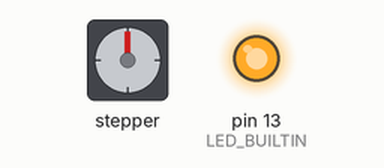
The sketch below on a simulated Arduino Uno, built with avr-gcc and run on an emulated ATmega328P. Parts: stepper motor, output pins drawn as LEDs (lit = HIGH). Wiring (inferred from the names in the program): stepper motor driver (200 steps per turn assumed): step pin 3; direction pin 2; enable pin 4. Pins used as bus, display or sensor lines are not drawn.

Above: at 1.05 s.
At 1.6 s:
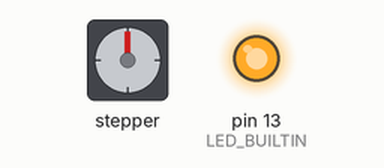
At 2.15 s:
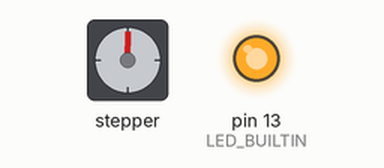
At 3.3 s:
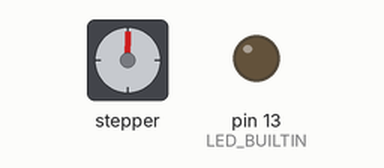
Timing chart, 0 to 8.7 s (numbered marks = the images above):
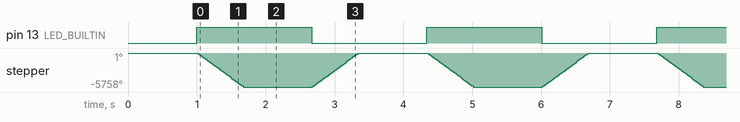

The sketch:

arduino_1_pulseMode.ino
```cpp
/**************** MKS SERVOxxE Close Loop Step Motor ***************
******************** arduino Example 1 ********************
**	Instance Name：Pulses Control Mode
**  Instance Purpose：arduino UNO board sends a pulse signal to control the motor to rotate forward and backward in a cycle
**  Instance Phenomenon：After the program runs, you can observe that:
** 1. The LED light is on, and the motor is turning a circle;
** 2. The LED lights off, the motor reverses a circle;
** 3. cycle like this
** Precautions：The motor working mode is set to Pulse+Direction Closed-loop FOC mode or Pulse+Pulse Closed-loop FOC mode
** Source：
**  Github：https://github.com/makerbase-motor/MKS-SERVO42E-57E
**  Youtube Vedio：https://www.youtube.com/playlist?list=PLc2RScfrSFED5SgB08mZ3cSFRqxsY6OsM
**********************************************************/

int EN_PIN = 4;     //Define the enable signal port
int STP_PIN = 3;    //Define the stop signal port
int DIR_PIN = 2;    //Define the diration signal port

int i;
// the setup function runs once when you press reset or power the board
void setup() {
  // initialize digital pin LED_BUILTIN as an output.
  pinMode(LED_BUILTIN, OUTPUT);

  pinMode(EN_PIN, OUTPUT);    //Set the enable signal port to output mode
  pinMode(STP_PIN, OUTPUT);   //Set the stop signal port to output mode
  pinMode(DIR_PIN, OUTPUT);   //Set the diration signal port to output mode

  digitalWrite(EN_PIN, HIGH);   //Set enable signal high level
  digitalWrite(STP_PIN, HIGH);  //Set stop signal high level
  digitalWrite(DIR_PIN, HIGH);  //Set diration signal high level

  delay(1000);                  //delay 1000ms
}

// the loop function runs over and over again forever
void loop() {
/*Output pulse signal to control the motor to rotate forward or reverse for 1 circle (16 subdivisions)
 *The higher the pulse frequency, the faster the motor speed
 *The pulse frequency is changed by the delay function delayMicroseconds()*/
    digitalWrite(EN_PIN, LOW);          //The enable signal outputs a low level, and the motor locks the shaft
    digitalWrite(DIR_PIN, LOW);         //The direction signal outputs low level, and the motor rotates in the forward or reverse direction
    digitalWrite(LED_BUILTIN, HIGH);    //Light up the LED
    for(i=0;i<3200;i++)                 //Output 3200 pulse signals
    {
      digitalWrite(STP_PIN, HIGH);      //Pulse signal output high level
      delayMicroseconds(100);           //delay 100μs
      digitalWrite(STP_PIN, LOW);       //Pulse signal output low level
      delayMicroseconds(100);           //delay 100μs
    }
    digitalWrite(EN_PIN, HIGH);         //The enable signal outputs a high level, and the motor looses the shaft
    delay(1000);                        //delay 1000ms

/*Output pulse signal to control the motor to rotate forward or reverse for 1 circle (16 subdivisions)
 *The higher the pulse frequency, the faster the motor speed
 *The pulse frequency is changed by the delay function delayMicroseconds()*/
    digitalWrite(EN_PIN, LOW);          //The enable signal outputs a low level, and the motor locks the shaft
    digitalWrite(DIR_PIN, HIGH);        //The direction signal outputs a high level, and the motor rotates in the forward or reverse direction
    digitalWrite(LED_BUILTIN, LOW);     //Turn off the LED lights
    for(i=0;i<3200;i++)                 //Output 3200 pulse signals
    {
      digitalWrite(STP_PIN, HIGH);      //Pulse signal output high level
      delayMicroseconds(100);           //delay 100μs
      digitalWrite(STP_PIN, LOW);       //Pulse signal output low level
      delayMicroseconds(100);           //delay 100μs
    }
    digitalWrite(EN_PIN, HIGH);         //The enable signal outputs a high level, and the motor looses the shaft
    delay(1000);                        //delay 1000ms
}
```

Measured:
- by itself, pin 13 (LED_BUILTIN): alternates HIGH for 1.7 s and LOW for 1.7 s
- by itself, stepper: turns 5758° counter-clockwise in 0.65 s, then 5759° clockwise in 0.67 s, repeating every 3.3 s
